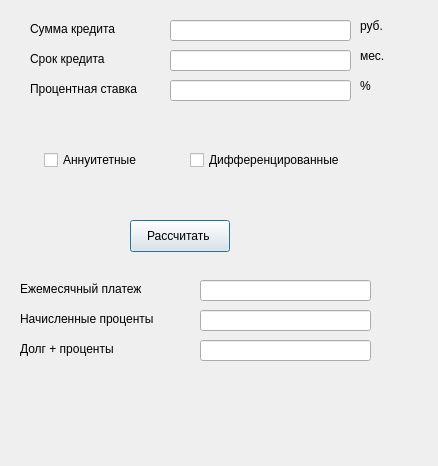
<?xml version="1.0" encoding="UTF-8"?>
<ui version="4.0">
 <class>Credit</class>
 <widget class="QDialog" name="Credit">
  <property name="geometry">
   <rect>
    <x>0</x>
    <y>0</y>
    <width>438</width>
    <height>466</height>
   </rect>
  </property>
  <property name="windowTitle">
   <string>Dialog</string>
  </property>
  <widget class="QLabel" name="label">
   <property name="geometry">
    <rect>
     <x>30</x>
     <y>20</y>
     <width>121</width>
     <height>31</height>
    </rect>
   </property>
   <property name="text">
    <string>Сумма кредита
</string>
   </property>
  </widget>
  <widget class="QLabel" name="label_2">
   <property name="geometry">
    <rect>
     <x>30</x>
     <y>50</y>
     <width>121</width>
     <height>31</height>
    </rect>
   </property>
   <property name="text">
    <string>Срок кредита
</string>
   </property>
  </widget>
  <widget class="QLabel" name="label_3">
   <property name="geometry">
    <rect>
     <x>30</x>
     <y>80</y>
     <width>121</width>
     <height>31</height>
    </rect>
   </property>
   <property name="text">
    <string>Процентная ставка
</string>
   </property>
  </widget>
  <widget class="QLineEdit" name="input_credit">
   <property name="geometry">
    <rect>
     <x>170</x>
     <y>20</y>
     <width>181</width>
     <height>21</height>
    </rect>
   </property>
  </widget>
  <widget class="QLineEdit" name="input_period">
   <property name="geometry">
    <rect>
     <x>170</x>
     <y>50</y>
     <width>181</width>
     <height>21</height>
    </rect>
   </property>
  </widget>
  <widget class="QLineEdit" name="input_rate">
   <property name="geometry">
    <rect>
     <x>170</x>
     <y>80</y>
     <width>181</width>
     <height>21</height>
    </rect>
   </property>
  </widget>
  <widget class="QLabel" name="label_4">
   <property name="geometry">
    <rect>
     <x>20</x>
     <y>340</y>
     <width>151</width>
     <height>31</height>
    </rect>
   </property>
   <property name="text">
    <string>Долг + проценты
</string>
   </property>
  </widget>
  <widget class="QLineEdit" name="output_pay_month">
   <property name="geometry">
    <rect>
     <x>200</x>
     <y>280</y>
     <width>171</width>
     <height>21</height>
    </rect>
   </property>
  </widget>
  <widget class="QCheckBox" name="check_ann">
   <property name="geometry">
    <rect>
     <x>44</x>
     <y>150</y>
     <width>121</width>
     <height>20</height>
    </rect>
   </property>
   <property name="text">
    <string>Аннуитетные</string>
   </property>
  </widget>
  <widget class="QCheckBox" name="check_diff">
   <property name="geometry">
    <rect>
     <x>190</x>
     <y>150</y>
     <width>171</width>
     <height>20</height>
    </rect>
   </property>
   <property name="text">
    <string>Дифференцированные</string>
   </property>
  </widget>
  <widget class="QPushButton" name="calc">
   <property name="geometry">
    <rect>
     <x>130</x>
     <y>220</y>
     <width>100</width>
     <height>32</height>
    </rect>
   </property>
   <property name="text">
    <string>Рассчитать </string>
   </property>
  </widget>
  <widget class="QLabel" name="label_5">
   <property name="geometry">
    <rect>
     <x>20</x>
     <y>310</y>
     <width>161</width>
     <height>31</height>
    </rect>
   </property>
   <property name="text">
    <string>Начисленные проценты
</string>
   </property>
  </widget>
  <widget class="QLabel" name="label_6">
   <property name="geometry">
    <rect>
     <x>20</x>
     <y>280</y>
     <width>161</width>
     <height>31</height>
    </rect>
   </property>
   <property name="text">
    <string>Ежемесячный платеж
</string>
   </property>
  </widget>
  <widget class="QLineEdit" name="output_total_pay">
   <property name="geometry">
    <rect>
     <x>200</x>
     <y>340</y>
     <width>171</width>
     <height>21</height>
    </rect>
   </property>
  </widget>
  <widget class="QLineEdit" name="output_overpayment">
   <property name="geometry">
    <rect>
     <x>200</x>
     <y>310</y>
     <width>171</width>
     <height>21</height>
    </rect>
   </property>
  </widget>
  <widget class="QLabel" name="label_9">
   <property name="geometry">
    <rect>
     <x>360</x>
     <y>10</y>
     <width>121</width>
     <height>31</height>
    </rect>
   </property>
   <property name="text">
    <string>руб.</string>
   </property>
  </widget>
  <widget class="QLabel" name="label_10">
   <property name="geometry">
    <rect>
     <x>360</x>
     <y>40</y>
     <width>121</width>
     <height>31</height>
    </rect>
   </property>
   <property name="text">
    <string>мес.</string>
   </property>
  </widget>
  <widget class="QLabel" name="label_11">
   <property name="geometry">
    <rect>
     <x>360</x>
     <y>70</y>
     <width>121</width>
     <height>31</height>
    </rect>
   </property>
   <property name="text">
    <string>%</string>
   </property>
  </widget>
 </widget>
 <resources/>
 <connections/>
</ui>
